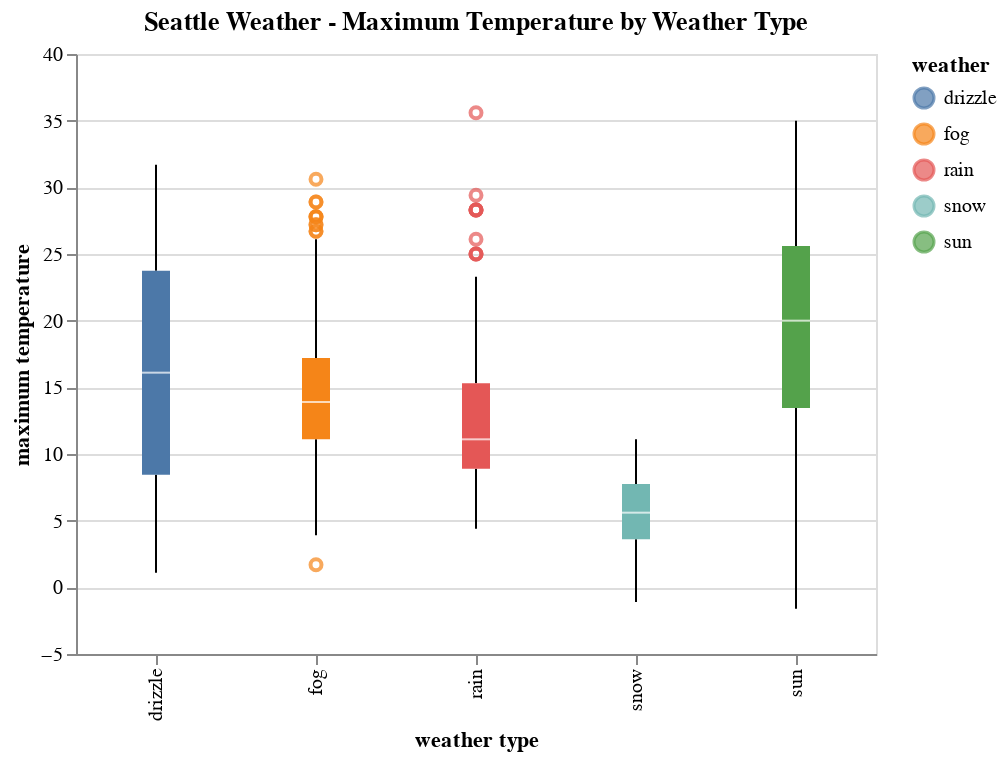

Write notebook code for a chart like this one.
### Code cell
chart = alt.Chart(weather).mark_boxplot().encode(
    x=alt.X('weather:N', title='weather type'),
    y=alt.Y('temp_max:Q', title='maximum temperature'),
    color='weather:N'
).properties(
    title='Seattle Weather - Maximum Temperature by Weather Type',
    width=400,
    height=300
)

chart

### Figure 1 — Vega-Lite specification as saved in the notebook (floating-point values rounded to 4 significant figures; data arrays with more than 128 entries replaced by an {"elided": "..."} marker saying what was removed)
{"config": {"view": {"continuousWidth": 300, "continuousHeight": 300}}, "data": {"name": "data-830c39fec90146253fb06a06c26374ef"}, "mark": {"type": "boxplot"}, "encoding": {"color": {"field": "weather", "type": "nominal"}, "x": {"field": "weather", "title": "weather type", "type": "nominal"}, "y": {"field": "temp_max", "title": "maximum temperature", "type": "quantitative"}}, "height": 300, "title": "Seattle Weather - Maximum Temperature by Weather Type", "width": 400, "$schema": "https://vega.github.io/schema/vega-lite/v5.8.0.json", "datasets": {"data-830c39fec90146253fb06a06c26374ef": {"elided": "1461 records"}}}
